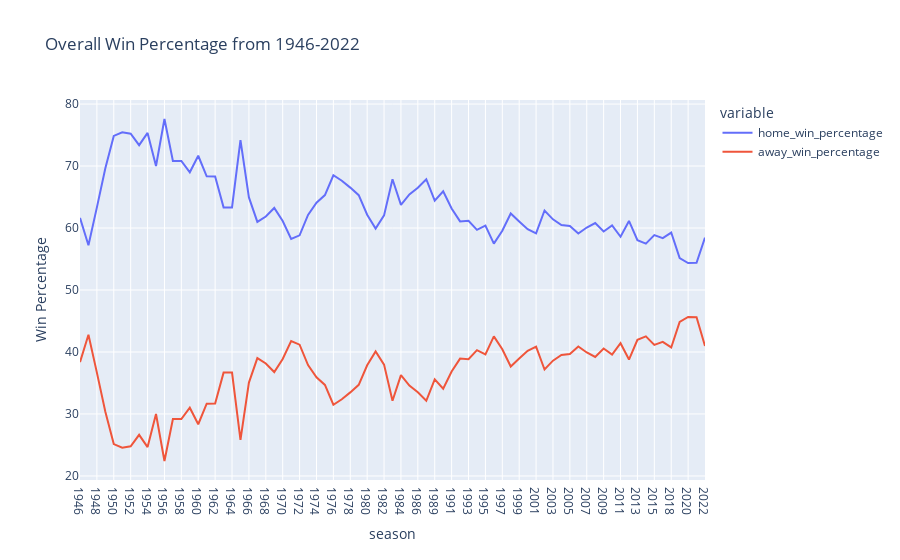

The notebook cell saved with this chart:
### Code cell
import pandas as pd
import plotly.express as px
import duckdb 

# Connect to DuckDB and specify the folder path containing CSV files
con = duckdb.connect(database=':memory:', read_only=False)

query = '''
    SELECT 
        SEASON_ID AS season,
        COUNT(DISTINCT GAME_ID) AS total_game_count,
        SUM(CASE WL_HOME 
                WHEN 'W' THEN 1
                ELSE 0
            END) AS home_win_count,
        SUM(CASE WL_HOME 
                WHEN 'L' THEN 1
                ELSE 0
            END) AS away_win_count
    FROM read_csv_auto('C:/Users/Yoric/Uni/dataviz-2023/dataset/csv/game.csv')
    GROUP BY SEASON
    ORDER BY SEASON
'''

result = con.execute(query)
df_summary = result.fetchdf()
df_summary['home_win_percentage'] = round(100 * df_summary['home_win_count'] / df_summary['total_game_count'], 2)
df_summary['away_win_percentage'] = round(100 * df_summary['away_win_count'] / df_summary['total_game_count'], 2)
df_summary['season'] = df_summary['season'].astype(str).str[1:]

# Create the line plot with Plotly Express
fig = px.line(df_summary, x='season', y=['home_win_percentage', 'away_win_percentage'],
              labels={'value': 'Win Percentage'},
              title='Overall Win Percentage from 1946-2022')

# Display the plot
fig.show()

### Figure 1 — Plotly figure (JSON) as saved in the notebook; plotly's stock layout.template omitted (floating-point values rounded to 4 significant figures)
{"data": [{"hovertemplate": "variable=home_win_percentage<br>season=%{x}<br>Win Percentage=%{y}<extra></extra>", "legendgroup": "home_win_percentage", "line": {"color": "#636efa", "dash": "solid"}, "marker": {"symbol": "circle"}, "mode": "lines", "name": "home_win_percentage", "orientation": "v", "showlegend": true, "type": "scatter", "x": ["1946", "1947", "1948", "1949", "1950", "1951", "1952", "1953", "1954", "1955", "1956", "1957", "1958", "1959", "1960", "1961", "1962", "1963", "1964", "1965", "1966", "1967", "1968", "1969", "1970", "1971", "1972", "1973", "1974", "1975", "1976", "1977", "1978", "1979", "1980", "1981", "1982", "1983", "1984", "1985", "1986", "1987", "1989", "1990", "1991", "1992", "1993", "1994", "1995", "1996", "1997", "1998", "1999", "2000", "2001", "2002", "2003", "2004", "2005", "2006", "2007", "2008", "2009", "2010", "2011", "2012", "2013", "2014", "2015", "2016", "2018", "2019", "2020", "2021", "2022"], "xaxis": "x", "y": [61.63, 57.22, 63.33, 69.63, 74.86, 75.45, 75.21, 73.37, 75.35, 70, 77.59, 70.83, 70.83, 69, 71.66, 68.35, 68.33, 63.33, 63.33, 74.17, 64.94, 60.98, 61.85, 63.24, 61.12, 58.25, 58.82, 62.12, 64.09, 65.31, 68.51, 67.63, 66.52, 65.3, 62.14, 59.92, 62.04, 67.87, 63.73, 65.43, 66.49, 67.87, 64.41, 65.94, 63.14, 61.07, 61.16, 59.71, 60.39, 57.49, 59.55, 62.34, 61.06, 59.8, 59.13, 62.83, 61.4, 60.49, 60.33, 59.11, 60.08, 60.81, 59.43, 60.41, 58.59, 61.14, 58.05, 57.48, 58.86, 58.37, 59.27, 55.15, 54.35, 54.39, 58.45], "yaxis": "y"}, {"hovertemplate": "variable=away_win_percentage<br>season=%{x}<br>Win Percentage=%{y}<extra></extra>", "legendgroup": "away_win_percentage", "line": {"color": "#EF553B", "dash": "solid"}, "marker": {"symbol": "circle"}, "mode": "lines", "name": "away_win_percentage", "orientation": "v", "showlegend": true, "type": "scatter", "x": ["1946", "1947", "1948", "1949", "1950", "1951", "1952", "1953", "1954", "1955", "1956", "1957", "1958", "1959", "1960", "1961", "1962", "1963", "1964", "1965", "1966", "1967", "1968", "1969", "1970", "1971", "1972", "1973", "1974", "1975", "1976", "1977", "1978", "1979", "1980", "1981", "1982", "1983", "1984", "1985", "1986", "1987", "1989", "1990", "1991", "1992", "1993", "1994", "1995", "1996", "1997", "1998", "1999", "2000", "2001", "2002", "2003", "2004", "2005", "2006", "2007", "2008", "2009", "2010", "2011", "2012", "2013", "2014", "2015", "2016", "2018", "2019", "2020", "2021", "2022"], "xaxis": "x", "y": [38.37, 42.78, 36.67, 30.37, 25.14, 24.55, 24.79, 26.63, 24.65, 30, 22.41, 29.17, 29.17, 31, 28.34, 31.65, 31.67, 36.67, 36.67, 25.83, 35.06, 39.02, 38.15, 36.76, 38.88, 41.75, 41.18, 37.88, 35.91, 34.69, 31.49, 32.37, 33.48, 34.7, 37.86, 40.08, 37.96, 32.13, 36.27, 34.57, 33.51, 32.13, 35.59, 34.06, 36.86, 38.93, 38.84, 40.29, 39.61, 42.51, 40.45, 37.66, 38.94, 40.2, 40.87, 37.17, 38.6, 39.51, 39.67, 40.89, 39.92, 39.19, 40.57, 39.59, 41.41, 38.78, 41.95, 42.52, 41.14, 41.63, 40.73, 44.85, 45.65, 45.61, 40.96], "yaxis": "y"}], "layout": {"legend": {"title": {"text": "variable"}, "tracegroupgap": 0}, "title": {"text": "Overall Win Percentage from 1946-2022"}, "xaxis": {"anchor": "y", "domain": [0, 1], "title": {"text": "season"}}, "yaxis": {"anchor": "x", "domain": [0, 1], "title": {"text": "Win Percentage"}}}}
